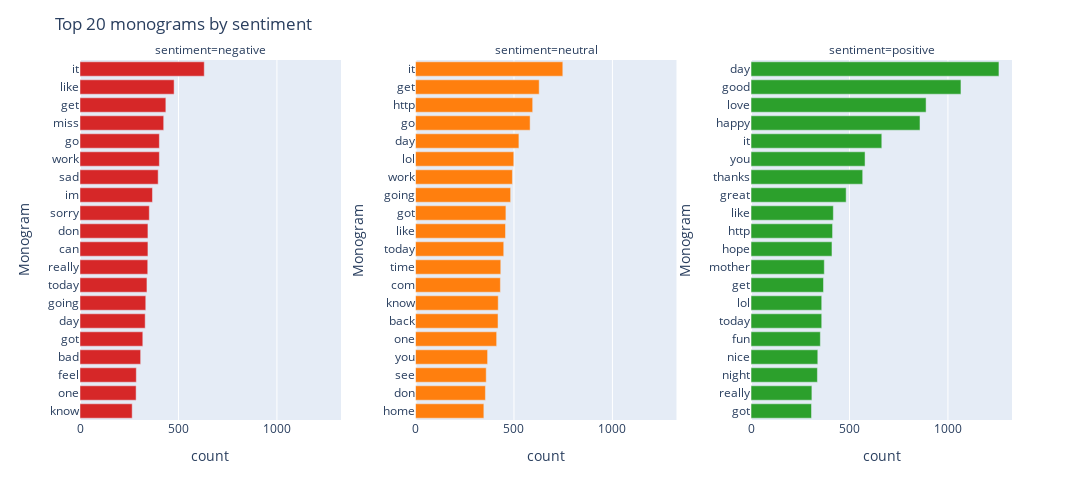

Here is the notebook cell this chart was saved with:
### Code cell
rows = []
for label in sorted(train_df["sentiment"].unique()):
    mask = (train_df["sentiment"] == label).to_numpy()
    class_counts = np.asarray(x_train_WoB[mask].sum(axis=0)).flatten()

    top20 = top_terms(class_counts, vocab_WoB, n=20, ngram=1, asc=False)
    top20["sentiment"] = label
    rows.append(top20)

plot_df = pd.concat(rows, ignore_index=True)

fig = px.bar(
    plot_df,
    x="count",
    y="term",
    facet_col="sentiment",
    color="sentiment",
    orientation="h",
    height=500,
    width=1200,
    facet_col_spacing=0.08,
    color_discrete_map=color_map
)

fig.update_yaxes(categoryorder="total ascending", showticklabels=True, matches=None)
fig.for_each_yaxis(lambda ax: ax.update(title_text="Monogram"))
fig.update_layout(title="Top 20 monograms by sentiment", showlegend=False)
fig.show()

### Figure 1 — Plotly figure (JSON) as saved in the notebook; plotly's stock layout.template omitted (floating-point values rounded to 4 significant figures)
{"data": [{"hovertemplate": "sentiment=negative<br>count=%{x}<br>term=%{y}<extra></extra>", "legendgroup": "negative", "marker": {"color": "#d62728", "pattern": {"shape": ""}}, "name": "negative", "orientation": "h", "showlegend": true, "textposition": "auto", "type": "bar", "x": [631, 478, 436, 425, 403, 403, 397, 368, 352, 345, 345, 344, 340, 334, 331, 319, 308, 286, 285, 265], "xaxis": "x", "y": ["it", "like", "get", "miss", "work", "go", "sad", "im", "sorry", "can", "don", "really", "today", "going", "day", "got", "bad", "feel", "one", "know"], "yaxis": "y"}, {"hovertemplate": "sentiment=neutral<br>count=%{x}<br>term=%{y}<extra></extra>", "legendgroup": "neutral", "marker": {"color": "#ff7f0e", "pattern": {"shape": ""}}, "name": "neutral", "orientation": "h", "showlegend": true, "textposition": "auto", "type": "bar", "x": [748, 628, 595, 582, 525, 499, 492, 483, 459, 457, 448, 433, 431, 420, 419, 412, 366, 359, 355, 347], "xaxis": "x2", "y": ["it", "get", "http", "go", "day", "lol", "work", "going", "got", "like", "today", "time", "com", "know", "back", "one", "you", "see", "don", "home"], "yaxis": "y2"}, {"hovertemplate": "sentiment=positive<br>count=%{x}<br>term=%{y}<extra></extra>", "legendgroup": "positive", "marker": {"color": "#2ca02c", "pattern": {"shape": ""}}, "name": "positive", "orientation": "h", "showlegend": true, "textposition": "auto", "type": "bar", "x": [1259, 1066, 889, 858, 664, 579, 567, 483, 418, 414, 411, 372, 368, 359, 359, 352, 339, 337, 309, 307], "xaxis": "x3", "y": ["day", "good", "love", "happy", "it", "you", "thanks", "great", "like", "http", "hope", "mother", "get", "today", "lol", "fun", "nice", "night", "really", "got"], "yaxis": "y3"}], "layout": {"annotations": [{"font": {}, "showarrow": false, "text": "sentiment=negative", "x": 0.14, "xanchor": "center", "xref": "paper", "y": 1, "yanchor": "bottom", "yref": "paper"}, {"font": {}, "showarrow": false, "text": "sentiment=neutral", "x": 0.5, "xanchor": "center", "xref": "paper", "y": 1, "yanchor": "bottom", "yref": "paper"}, {"font": {}, "showarrow": false, "text": "sentiment=positive", "x": 0.86, "xanchor": "center", "xref": "paper", "y": 1, "yanchor": "bottom", "yref": "paper"}], "barmode": "relative", "height": 500, "legend": {"title": {"text": "sentiment"}, "tracegroupgap": 0}, "margin": {"t": 60}, "showlegend": false, "title": {"text": "Top 20 monograms by sentiment"}, "width": 1200, "xaxis": {"anchor": "y", "domain": [0, 0.28], "title": {"text": "count"}}, "xaxis2": {"anchor": "y2", "domain": [0.36, 0.64], "matches": "x", "title": {"text": "count"}}, "xaxis3": {"anchor": "y3", "domain": [0.72, 1], "matches": "x", "title": {"text": "count"}}, "yaxis": {"anchor": "x", "categoryorder": "total ascending", "domain": [0, 1], "showticklabels": true, "title": {"text": "Monogram"}}, "yaxis2": {"anchor": "x2", "categoryorder": "total ascending", "domain": [0, 1], "showticklabels": true, "title": {"text": "Monogram"}}, "yaxis3": {"anchor": "x3", "categoryorder": "total ascending", "domain": [0, 1], "showticklabels": true, "title": {"text": "Monogram"}}}}
